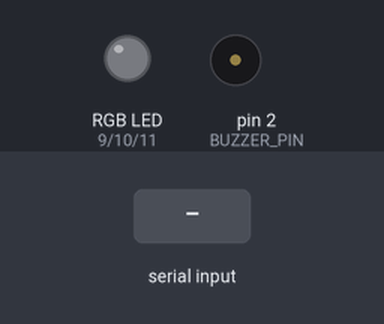
Simulated run of this program. Board: Arduino Uno, built with avr-gcc and run on an emulated ATmega328P. Parts: an RGB LED mixed from three pins (HIGH = lit), buzzer (waves = sounding). The test bench sets the inputs (shaded band).

Above: at 1.2 s.
1.3 s: "J\n" received over Serial
At 2.7 s:
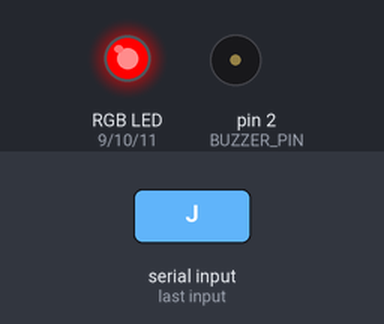
3.0 s: "0\n" received over Serial
At 3.8 s:
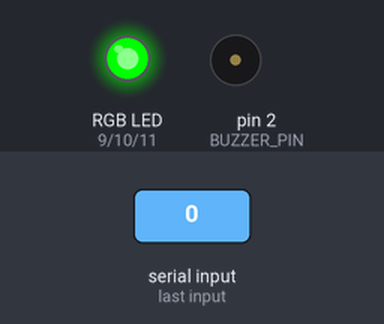
4.5 s: "90\n" received over Serial
At 5.0 s:
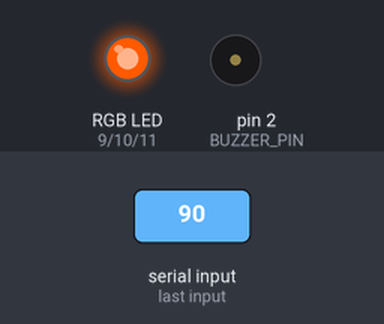
6.0 s: "5\n" received over Serial
At 7.3 s:
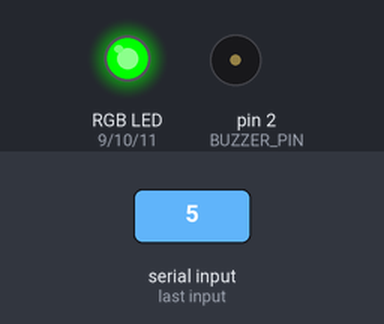
Timing chart, 0 to 8.5 s (numbered marks = the images above; inputs shaded):
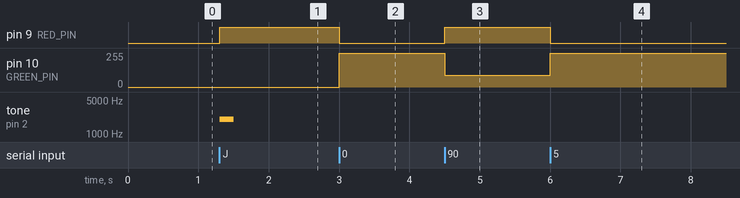

Measured:
- after the input at 1.3 s, pin 9 (RED_PIN): LOW → HIGH at once; tone on pin 2 (BUZZER_PIN): silent → 2000 Hz at once, → silent 0.20 s later
- after the input at 3.0 s, pin 9 (RED_PIN): HIGH → LOW at once; pin 10 (GREEN_PIN): 0/255 → 255/255 at once
- after the input at 4.5 s, pin 9 (RED_PIN): LOW → HIGH at once; pin 10 (GREEN_PIN): 255/255 → 90/255 at once
- after the input at 6.0 s, pin 9 (RED_PIN): HIGH → LOW at once; pin 10 (GREEN_PIN): 90/255 → 255/255 at once

The program:

main.cpp
```cpp
// Posture Bot hardware: RGB LED + buzzer, driven by the web app over USB serial
// (web/src/lib/arduino.ts). The app sends one line of text at a time, ending in '\n':
//   "37"  shrimp score 0-100 (0 = straight, 100 = full shrimp), about 5 times a second
//           below SLOUCH_THRESHOLD -> green, at or above -> yellow-orange
//   "J"   jumpscare -> red + one short beep. Stays red until a score below the
//           threshold arrives (posture fixed). A repeated "J" while red doesn't beep again.
//   "O"   LED off (not calibrated yet)
// Anything else is ignored.
#include <Arduino.h>

// PWM pins, so brightness can be set (0-255) for mixed colors like yellow-orange.
const int RED_PIN = 9;
const int GREEN_PIN = 10;
const int BLUE_PIN = 11; // tone() borrows this pin's timer while beeping; blue is never lit then
const int BUZZER_PIN = 2;

// Set to true if the LED's long leg goes to 5V (common anode) instead of GND.
const bool COMMON_ANODE = false;

// Must match SLOUCH_SCORE in web/src/lib/arduino.ts (the app's slouch threshold).
const int SLOUCH_THRESHOLD = 50;

const unsigned long BAUD = 9600;     // must match arduinoBaud in web/src/config.ts
const unsigned int BEEP_HZ = 2000;
const unsigned long BEEP_MS = 200;

const int MAX_LINE = 8; // longest valid line is "100"; anything longer is junk

char line[MAX_LINE + 1];
int lineLen = 0;
bool lineTooLong = false;
bool red = false; // jumpscare state: stay red until posture is fixed

void setColor(int r, int g, int b) {
  analogWrite(RED_PIN, COMMON_ANODE ? 255 - r : r);
  analogWrite(GREEN_PIN, COMMON_ANODE ? 255 - g : g);
  analogWrite(BLUE_PIN, COMMON_ANODE ? 255 - b : b);
}

void green() { setColor(0, 255, 0); }
void yellowOrange() { setColor(255, 90, 0); }
void ledRed() { setColor(255, 0, 0); }
void off() { setColor(0, 0, 0); }

/** "0".."100" -> the number; anything else (empty, letters, too big) -> -1. */
int parseScore(const char *s) {
  if (*s == '\0') return -1;
  int value = 0;
  for (; *s; s++) {
    if (*s < '0' || *s > '9') return -1;
    value = value * 10 + (*s - '0');
    if (value > 100) return -1;
  }
  return value;
}

void handleLine(const char *s) {
  if (strcmp(s, "J") == 0) {
    if (!red) {
      red = true;
      ledRed();
      tone(BUZZER_PIN, BEEP_HZ, BEEP_MS);
    }
    return;
  }
  if (strcmp(s, "O") == 0) {
    red = false;
    off();
    return;
  }
  int score = parseScore(s);
  if (score < 0) return; // malformed: ignore
  if (score < SLOUCH_THRESHOLD) {
    red = false; // posture fixed: back to normal
    green();
  } else if (!red) {
    yellowOrange();
  }
}

void setup() {
  pinMode(RED_PIN, OUTPUT);
  pinMode(GREEN_PIN, OUTPUT);
  pinMode(BLUE_PIN, OUTPUT);
  pinMode(BUZZER_PIN, OUTPUT);
  off();
  Serial.begin(BAUD);
}

void loop() {
  while (Serial.available()) {
    char c = Serial.read();
    if (c == '\r') continue;
    if (c == '\n') {
      line[lineLen] = '\0';
      if (!lineTooLong) handleLine(line);
      lineLen = 0;
      lineTooLong = false;
    } else if (lineLen < MAX_LINE) {
      line[lineLen++] = c;
    } else {
      lineTooLong = true; // keep reading until the newline, then drop the whole line
    }
  }
}
```
